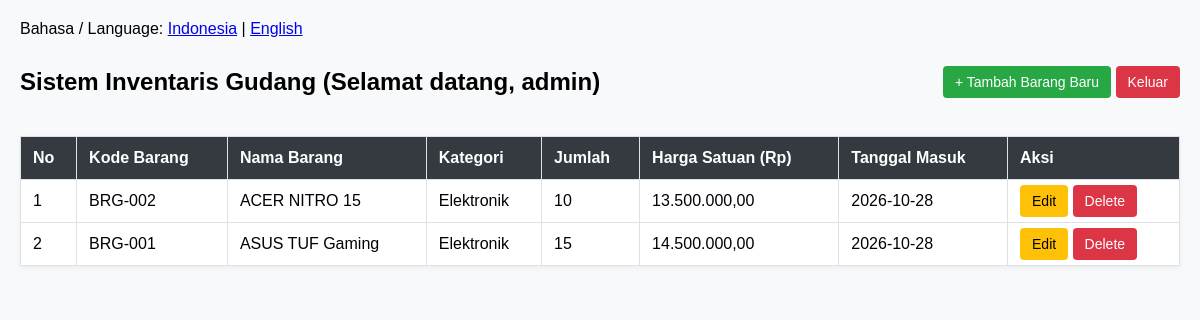
/index.php (signed in), run on the app's committed database.
### tables this page shows
CREATE TABLE `inventaris` (
  `id` int(11) NOT NULL,
  `kode_barang` varchar(20) NOT NULL,
  `nama_barang` varchar(100) NOT NULL,
  `kategori` varchar(50) NOT NULL,
  `jumlah` int(11) NOT NULL,
  `harga_satuan` decimal(12,2) NOT NULL,
  `tanggal_masuk` date NOT NULL
);

### bahasa.php (called while the page is built, shortened)
<?php
$translations = [
    'id' => [
        'title' => 'Sistem Inventaris Gudang',
        'welcome' => 'Selamat datang',
        'logout' => 'Keluar',
        'add_item' => 'Tambah Barang Baru',
        'code' => 'Kode Barang',
        'name' => 'Nama Barang',
        'category' => 'Kategori',
        'qty' => 'Jumlah',
        'price' => 'Harga Satuan (Rp)',
        'date' => 'Tanggal Masuk',
        'action' => 'Aksi',
        'save' => 'Simpan Data',
        'update' => 'Perbarui Data',
        'back' => 'Kembali',
        'delete_confirm' => 'Yakin ingin menghapus data ini?',
        'success_add' => 'Barang berhasil ditambahkan!',
        'success_update' => 'Barang berhasil diperbarui!',
        'success_delete' => 'Barang berhasil dihapus!',
        'error_empty' => 'Semua kolom wajib diisi dengan benar!',
        'login_title' => 'Login Administrator',
        'username' => 'Username',
        'password' => 'Password',
        'login_btn' => 'Masuk',
        'login_err' => 'Username atau Password salah!'
    ],
    'en' => [
        'title' => 'Warehouse Inventory System',
        'welcome' => 'Welcome',
        'logout' => 'Logout',
        'add_item' => 'Add New Item',
        'code' => 'Item Code',
        'name' => 'Item Name',
        'category' => 'Category',
        'qty' => 'Quantity',
        'price' => 'Unit Price ($)',
        'date' => 'Entry Date',
        'action' => 'Actions',
        'save' => 'Save Data',
        'update' => 'Update Data',
        'back' => 'Back',
        'delete_confirm' => 'Are you sure you want to delete this item?',
        'success_add' => 'Item successfully added!',
        'success_update' => 'Item successfully updated!',
        'success_delete' => 'Item successfully deleted!',
        'error_empty' => 'All fields must be filled correctly!',
        'login_title' => 'Administrator Login',
        'username' => 'Username',
        'password' => 'Password',
        'login_btn' => 'Login',
        'login_err' => 'Invalid Username or Password!'
    ]
];
function lang($phrase) {
    global $translations;
    $lang = $_SESSION['lang'];
    return $translations[$lang][$phrase] ?? $phrase;
}
?>

### index.php (the view, shortened to what this page needs)
<?php
require_once 'koneksi.php';
require_once 'bahasa.php';
$query = "SELECT * FROM inventaris ORDER BY id DESC";
$result = mysqli_query($conn, $query);
?>
<!DOCTYPE html>
<html lang="<?= $_SESSION['lang'] ?>">
<head>
</head>
<body>
<div class="lang-menu">
    Bahasa / Language: <a href="?lang=id">Indonesia</a> | <a href="?lang=en">English</a>
</div>
<div class="header">
    <h2><?= lang('title') ?> (<?= lang('welcome') ?>, <?= $_SESSION['username'] ?>)</h2>
    <div>
        <a href="tambah.php" class="btn">+ <?= lang('add_item') ?></a>
        <a href="logout.php" class="btn btn-danger"><?= lang('logout') ?></a>
    </div>
</div>
<table>
    <thead>
        <tr>
            <th>No</th>
            <th><?= lang('code') ?></th>
            <th><?= lang('name') ?></th>
            <th><?= lang('category') ?></th>
            <th><?= lang('qty') ?></th>
            <th><?= lang('price') ?></th>
            <th><?= lang('date') ?></th>
            <th><?= lang('action') ?></th>
        </tr>
    </thead>
    <tbody>
        <?php $no = 1; while ($row = mysqli_fetch_assoc($result)) : ?>
        <tr>
            <td><?= $no++ ?></td>
            <td><?= htmlspecialchars($row['kode_barang']) ?></td>
            <td><?= htmlspecialchars($row['nama_barang']) ?></td>
            <td><?= htmlspecialchars($row['kategori']) ?></td>
            <td><?= $row['jumlah'] ?></td>
            <td><?= number_format($row['harga_satuan'], 2, ',', '.') ?></td>
            <td><?= $row['tanggal_masuk'] ?></td>
            <td>
                <a href="edit.php?id=<?= $row['id'] ?>" class="btn btn-warning">Edit</a>
                <a href="index.php?hapus=<?= $row['id'] ?>" class="btn btn-danger" onclick="return confirm('<?= lang('delete_confirm') ?>')">Delete</a>
            </td>
        </tr>
        <?php endwhile; ?>
    </tbody>
</table>
</body>
</html>

### index.php (style rules this page uses)
body { font-family: Arial, sans-serif; margin: 20px; background: #f8f9fa; }
.header { display: flex; justify-content: space-between; align-items: center; margin-bottom: 20px; }
table { width: 100%; border-collapse: collapse; background: white; box-shadow: 0 2px 5px rgba(0,0,0,0.05); }
th, td { border: 1px solid #dee2e6; padding: 12px; text-align: left; }
th { background: #343a40; color: white; }
a.btn { background: #28a745; color: white; padding: 8px 12px; text-decoration: none; border-radius: 4px; font-size: 14px; }
a.btn-danger { background: #dc3545; }
a.btn-warning { background: #ffc107; color: black; }
.lang-menu { margin-bottom: 10px; }

### data on the page
inventaris: kode_barang "BRG-002", nama_barang "ACER NITRO 15", kategori "Elektronik", jumlah "10", harga_satuan "13.500.000,00", tanggal_masuk "2026-10-28"
inventaris: kode_barang "BRG-001", nama_barang "ASUS TUF Gaming", kategori "Elektronik", jumlah "15", harga_satuan "14.500.000,00", tanggal_masuk "2026-10-28"

### other printed values
lang('title') "Sistem Inventaris Gudang"
lang('welcome') "Selamat datang"
$_SESSION['username'] "admin"
lang('add_item') "Tambah Barang Baru"
lang('logout') "Keluar"
lang('code') "Kode Barang"
lang('name') "Nama Barang"
lang('category') "Kategori"
lang('qty') "Jumlah"
lang('price') "Harga Satuan (Rp)"
lang('date') "Tanggal Masuk"
lang('action') "Aksi"
